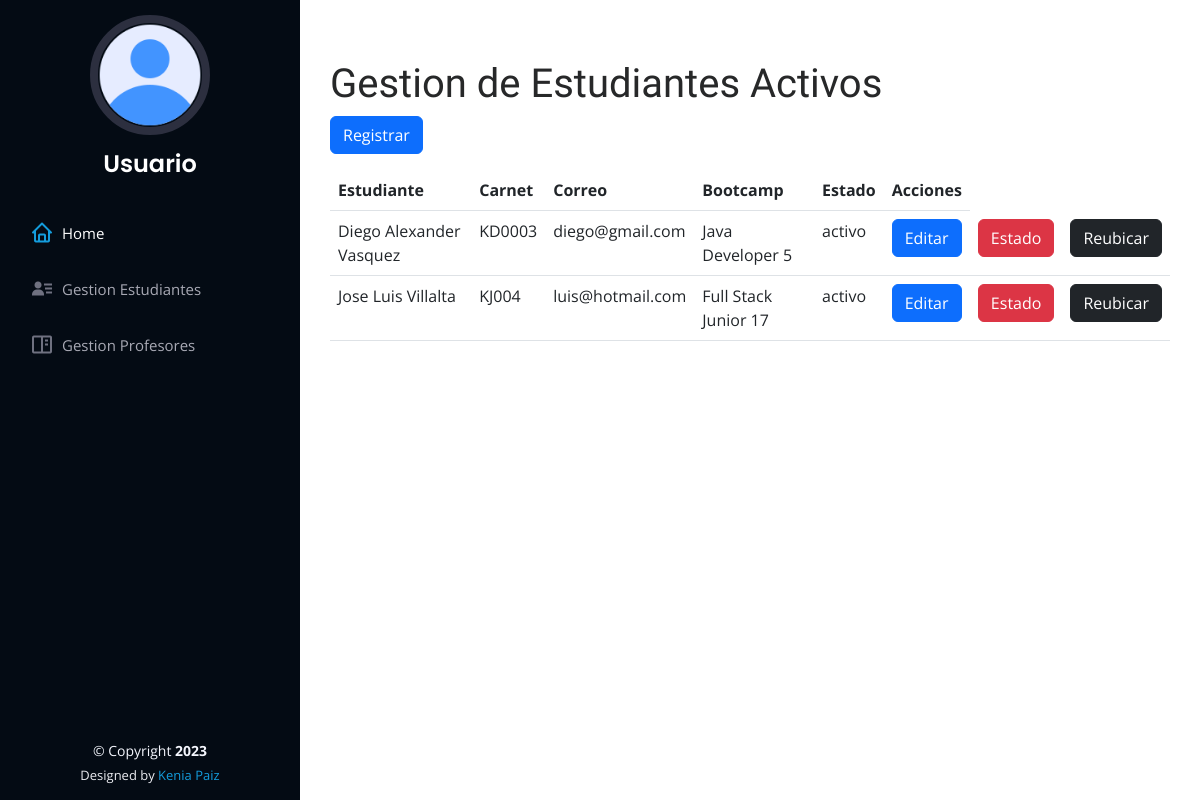
Before: /practica_kodigo/estudiantes_activos.php with the older database file.
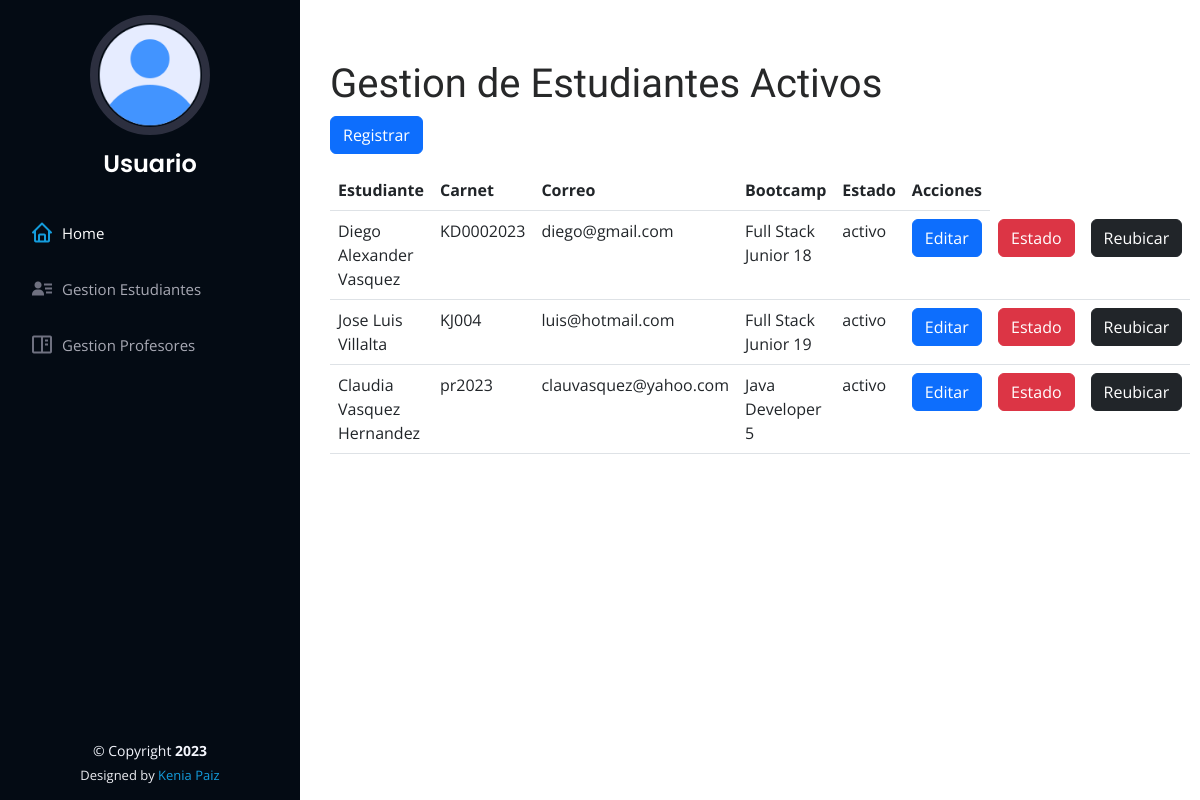
After: the same page with the newer database file.
### tables this page shows
CREATE TABLE `estudiantes` (
  `id` int(11) NOT NULL,
  `nombre` varchar(100) NOT NULL,
  `direccion` text NOT NULL,
  `telefono` int(10) NOT NULL,
  `carnet` varchar(20) NOT NULL,
  `correo` varchar(50) NOT NULL,
  `password` varchar(10) NOT NULL,
  `id_bootcamp` int(11) NOT NULL,
  `id_estado` int(11) NOT NULL,
  `id_rol` int(11) NOT NULL
);

CREATE TABLE `bootcamps` (
  `id` int(11) NOT NULL,
  `bootcamp` varchar(60) NOT NULL
);

CREATE TABLE `estado` (
  `id` int(11) NOT NULL,
  `estado` varchar(50) NOT NULL
);

### practica_kodigo/clases/Estudiantes.php (called while the page is built, shortened)
<?php
class Estudiante extends Conexion{
    public function obtenerEstudiantes(){
        $pdo = $this->conectar();
        $query = $pdo->query("SELECT estudiantes.id, estudiantes.nombre, estudiantes.carnet, estudiantes.correo, bootcamps.bootcamp, estado.estado FROM estudiantes INNER JOIN bootcamps ON estudiantes.id_bootcamp = bootcamps.id INNER JOIN estado ON estudiantes.id_estado = estado.id WHERE estado.estado != 'desercion'");
        $query->execute();
        $resultado = $query->fetchAll(PDO::FETCH_ASSOC);
        return $resultado;
    }
}
?>

### practica_kodigo/estudiantes_activos.php (the view, shortened to what this page needs)
<!DOCTYPE html>
<html lang="en">
<head>
    <link href="assets/vendor/bootstrap/css/bootstrap.min.css" rel="stylesheet">
    <link href="assets/vendor/bootstrap-icons/bootstrap-icons.css" rel="stylesheet">
    <link href="assets/vendor/boxicons/css/boxicons.min.css" rel="stylesheet">
    <link href="assets/css/style.css" rel="stylesheet">
</head>
<body>
    <?php include "./modulos/header.php";
        require "./clases/Estudiantes.php";
        $estudiante = new Estudiante();
        $arreglo_estudiante = $estudiante->obtenerEstudiantes();
    ?>
    <main id="main">
        <section class="container">
            <h1>Gestion de Estudiantes Activos</h1>
            <a href="./registrar_estudiante.php" class="btn btn-primary mb-3">Registrar</a>
            <table class="table">
                <thead>
                    <th>Estudiante</th>
                    <th>Carnet</th>
                    <th>Correo</th>
                    <th>Bootcamp</th>
                    <th>Estado</th>
                    <th>Acciones</th>
                </thead>
                <tbody>
                    <?php foreach($arreglo_estudiante as $item) { ?>
                        <tr>
                            <td><?php echo $item['nombre']; ?></td>
                            <td><?php echo $item['carnet']; ?></td>
                            <td><?php echo $item['correo']; ?></td>
                            <td><?php echo $item['bootcamp']; ?></td>
                            <td><?php echo $item['estado']; ?></td>
                            <td>
                                <form action="./actualizar_estudiante.php" method="post">
                                    <input type="submit" class="btn btn-primary" value="Editar">
                                </form>
                            </td>
                            <td>
                                <button class="btn btn-danger" data-bs-toggle="modal" data-bs-target="#ModalEstado<?php echo $item['id']; ?>">Estado</button>
                            </td>
                            <td>
                                <button class="btn btn-dark" data-bs-toggle="modal" data-bs-target="#ModalReubicacion<?php echo $item['id']; ?>">Reubicar</button>
                            </td>
                        </tr>
                    <?php } ?>
                </tbody>
            </table>
        </section>
    </main>
    <?php include "./modulos/footer.php";  ?>
</body>
</html>

### practica_kodigo/modulos/header.php (shortened to what this page needs)
<header id="header">
    <div class="d-flex flex-column">
        <div class="profile">
        <img src="assets/img/profile-logo.png" alt="" class="img-fluid rounded-circle">
        <h1 class="text-light"><a href="#">Usuario</a></h1>
        </div>
        <nav id="navbar" class="nav-menu navbar">
        <ul>
            <li>
                <a href="#" class="nav-link scrollto active"><i class="bx bx-home"></i> <span>Home</span></a>
            </li>
            <li>
                <a href="./estudiantes_activos.php" class="nav-link scrollto"><i class="bx bxs-user-detail"></i> <span>Gestion Estudiantes</span></a>
            </li>
            <li>
                <a href="#" class="nav-link scrollto"><i class="bx bx-book-content"></i> <span>Gestion Profesores</span></a>
            </li>
        </ul>
        </nav>
    </div>
</header>

### practica_kodigo/modulos/footer.php (shortened to what this page needs)
<footer id="footer">
        <div class="container">
        <div class="copyright">
            &copy; Copyright <strong><span>2023</span></strong>
        </div>
        <div class="credits">
            Designed by <a href="#">Kenia Paiz</a>
        </div>
        </div>
</footer>

### practica_kodigo/assets/css/style.css (style rules this page uses)
body { font-family: "Open Sans", sans-serif; color: #272829; }
a { color: #149ddd; text-decoration: none; }
h1, h2, h3, h4, h5, h6 { font-family: "Raleway", sans-serif; }
#header { position: fixed; top: 0; left: 0; bottom: 0; width: 300px; transition: all ease-in-out 0.5s; z-index: 9997; transition: all 0.5s; padding: 0 15px; background: #040b14; overflow-y: auto; }
#header .profile img { margin: 15px auto; display: block; width: 120px; border: 8px solid #2c2f3f; }
#header .profile h1 { font-size: 24px; margin: 0; padding: 0; font-weight: 600; -moz-text-align-last: center; text-align-last: center; font-family: "Poppins", sans-serif; }
#header .profile h1 a, #header .profile h1 a:hover { color: #fff; text-decoration: none; }
#main { margin-left: 300px; }
.container, .container-fluid { padding-left: 30px; padding-right: 30px; }
.nav-menu { padding: 30px 0 0 0; }
.nav-menu * { margin: 0; padding: 0; list-style: none; }
.nav-menu>ul>li { position: relative; white-space: nowrap; }
.nav-menu a, .nav-menu a:focus { display: flex; align-items: center; color: #a8a9b4; padding: 12px 15px; margin-bottom: 8px; transition: 0.3s; font-size: 15px; }
.nav-menu a i, .nav-menu a:focus i { font-size: 24px; padding-right: 8px; color: #6f7180; }
.nav-menu a:hover, .nav-menu .active, .nav-menu .active:focus, .nav-menu li:hover>a { text-decoration: none; color: #fff; }
.nav-menu a:hover i, .nav-menu .active i, .nav-menu .active:focus i, .nav-menu li:hover>a i { color: #149ddd; }
section { padding: 60px 0; overflow: hidden; }
#footer { padding: 15px; color: #f4f6fd; font-size: 14px; position: fixed; left: 0; bottom: 0; width: 300px; z-index: 9999; background: #040b14; }
#footer .copyright { text-align: center; }
#footer .credits { padding-top: 5px; text-align: center; font-size: 13px; color: #eaebf0; }

Changed rows visible on the page:
changed estudiantes "Diego Alexander Vasquez": carnet "KD0003" → "KD0002023"; id_bootcamp.bootcamp "Java Developer 5" → "Full Stack Junior 18"
changed estudiantes "Jose Luis Villalta": id_bootcamp.bootcamp "Full Stack Junior 17" → "Full Stack Junior 19"
added estudiantes: nombre "Claudia Vasquez Hernandez", carnet "pr2023", correo "clauvasquez@yahoo.com", id_bootcamp.bootcamp "Java Developer 5", id_estado.estado "activo"
